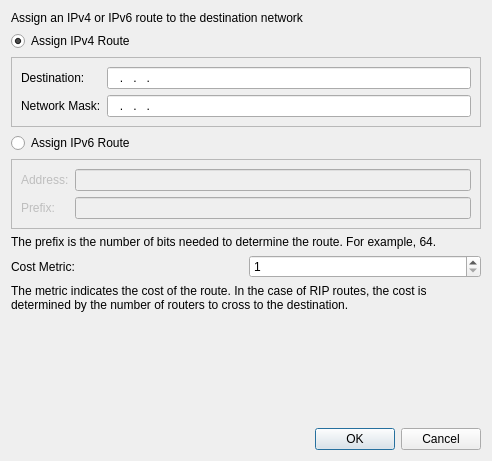
<?xml version="1.0" encoding="UTF-8"?>
<ui version="4.0">
 <class>StaticRoutesAddingWidget</class>
 <widget class="QWidget" name="StaticRoutesAddingWidget">
  <property name="geometry">
   <rect>
    <x>0</x>
    <y>0</y>
    <width>492</width>
    <height>461</height>
   </rect>
  </property>
  <property name="windowTitle">
   <string>Form</string>
  </property>
  <layout class="QGridLayout" name="gridLayout_3">
   <item row="0" column="0" colspan="2">
    <widget class="QLabel" name="descriptionLabel">
     <property name="text">
      <string>Assign an IPv4 or IPv6 route to the destination network</string>
     </property>
     <property name="wordWrap">
      <bool>true</bool>
     </property>
    </widget>
   </item>
   <item row="1" column="0" colspan="2">
    <widget class="QRadioButton" name="ipv4RadioButton">
     <property name="text">
      <string>Assign IPv4 Route</string>
     </property>
     <property name="checked">
      <bool>true</bool>
     </property>
    </widget>
   </item>
   <item row="2" column="0" colspan="2">
    <widget class="QFrame" name="ipv4Frame">
     <property name="frameShape">
      <enum>QFrame::StyledPanel</enum>
     </property>
     <property name="frameShadow">
      <enum>QFrame::Raised</enum>
     </property>
     <layout class="QGridLayout" name="gridLayout">
      <item row="0" column="0">
       <widget class="QLabel" name="destinationLabel">
        <property name="text">
         <string>Destination:</string>
        </property>
       </widget>
      </item>
      <item row="0" column="1">
       <widget class="QLineEdit" name="destinationLineEdit">
        <property name="inputMask">
         <string>999.999.999.999</string>
        </property>
       </widget>
      </item>
      <item row="1" column="0">
       <widget class="QLabel" name="networkMaskLabel">
        <property name="text">
         <string>Network Mask:</string>
        </property>
       </widget>
      </item>
      <item row="1" column="1">
       <widget class="QLineEdit" name="networkMaskLineEdit">
        <property name="inputMask">
         <string>999.999.999.999</string>
        </property>
       </widget>
      </item>
     </layout>
    </widget>
   </item>
   <item row="3" column="0" colspan="2">
    <widget class="QRadioButton" name="ipv6RadioButton">
     <property name="text">
      <string>Assign IPv6 Route</string>
     </property>
    </widget>
   </item>
   <item row="4" column="0" colspan="2">
    <widget class="QFrame" name="ipv6Frame">
     <property name="enabled">
      <bool>false</bool>
     </property>
     <property name="frameShape">
      <enum>QFrame::StyledPanel</enum>
     </property>
     <property name="frameShadow">
      <enum>QFrame::Raised</enum>
     </property>
     <layout class="QGridLayout" name="gridLayout_2">
      <item row="0" column="0">
       <widget class="QLabel" name="addressLabel">
        <property name="text">
         <string>Address:</string>
        </property>
       </widget>
      </item>
      <item row="0" column="1">
       <widget class="QLineEdit" name="addressLineEdit"/>
      </item>
      <item row="1" column="0">
       <widget class="QLabel" name="prefixLabel">
        <property name="text">
         <string>Prefix:</string>
        </property>
       </widget>
      </item>
      <item row="1" column="1">
       <widget class="QLineEdit" name="prefixLineEdit"/>
      </item>
     </layout>
    </widget>
   </item>
   <item row="5" column="0" colspan="2">
    <widget class="QLabel" name="prefixDescriptionLabel">
     <property name="text">
      <string>The prefix is the number of bits needed to determine the route. For example, 64.</string>
     </property>
     <property name="wordWrap">
      <bool>true</bool>
     </property>
    </widget>
   </item>
   <item row="6" column="0">
    <widget class="QLabel" name="metricLabel">
     <property name="text">
      <string>Cost Metric:</string>
     </property>
    </widget>
   </item>
   <item row="6" column="1">
    <widget class="QSpinBox" name="metricSpinBox">
     <property name="minimum">
      <number>1</number>
     </property>
    </widget>
   </item>
   <item row="7" column="0" colspan="2">
    <widget class="QLabel" name="metricDescriptionLabel">
     <property name="text">
      <string>The metric indicates the cost of the route. In the case of RIP routes, the cost is determined by the number of routers to cross to the destination.</string>
     </property>
     <property name="wordWrap">
      <bool>true</bool>
     </property>
    </widget>
   </item>
   <item row="8" column="0" colspan="2">
    <spacer name="verticalSpacer">
     <property name="orientation">
      <enum>Qt::Vertical</enum>
     </property>
     <property name="sizeHint" stdset="0">
      <size>
       <width>348</width>
       <height>10</height>
      </size>
     </property>
    </spacer>
   </item>
   <item row="9" column="0" colspan="2">
    <widget class="QDialogButtonBox" name="dialogButtonBox">
     <property name="standardButtons">
      <set>QDialogButtonBox::Cancel|QDialogButtonBox::Ok</set>
     </property>
    </widget>
   </item>
  </layout>
 </widget>
 <resources/>
 <connections>
  <connection>
   <sender>ipv4RadioButton</sender>
   <signal>toggled(bool)</signal>
   <receiver>ipv4Frame</receiver>
   <slot>setEnabled(bool)</slot>
   <hints>
    <hint type="sourcelabel">
     <x>203</x>
     <y>46</y>
    </hint>
    <hint type="destinationlabel">
     <x>203</x>
     <y>104</y>
    </hint>
   </hints>
  </connection>
  <connection>
   <sender>ipv6RadioButton</sender>
   <signal>toggled(bool)</signal>
   <receiver>ipv6Frame</receiver>
   <slot>setEnabled(bool)</slot>
   <hints>
    <hint type="sourcelabel">
     <x>203</x>
     <y>163</y>
    </hint>
    <hint type="destinationlabel">
     <x>203</x>
     <y>221</y>
    </hint>
   </hints>
  </connection>
 </connections>
</ui>
